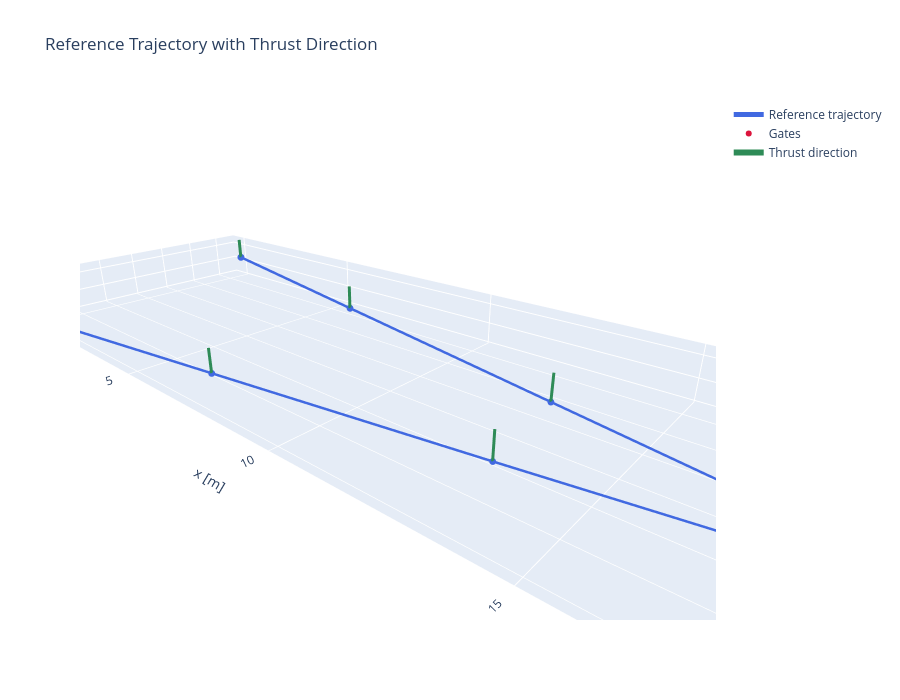

Write notebook code for a chart like this one.
### Code cell
import plotly.graph_objects as go

trajectory_states = np.asarray(reference_trajectory["x"], dtype=float)
positions = trajectory_states[:, 0:3]
quaternions = trajectory_states[:, 6:10]


def quaternion_to_rotation_matrix(q: np.ndarray) -> np.ndarray:
    qw, qx, qy, qz = q / np.linalg.norm(q)
    return np.array(
        [
            [1.0 - 2.0 * (qy * qy + qz * qz), 2.0 * (qx * qy - qw * qz), 2.0 * (qx * qz + qw * qy)],
            [2.0 * (qx * qy + qw * qz), 1.0 - 2.0 * (qx * qx + qz * qz), 2.0 * (qy * qz - qw * qx)],
            [2.0 * (qx * qz - qw * qy), 2.0 * (qy * qz + qw * qx), 1.0 - 2.0 * (qx * qx + qy * qy)],
        ],
        dtype=float,
    )


thrust_body = np.array([0.0, 0.0, 1.0], dtype=float)
thrust_directions = np.array([
    quaternion_to_rotation_matrix(q) @ thrust_body for q in quaternions
])

num_vectors = min(12, len(positions))
vector_indices = np.unique(np.linspace(0, len(positions) - 1, num_vectors, dtype=int))
span = np.ptp(positions, axis=0)
vector_scale = max(float(np.max(span)) * 0.03, 0.08)

fig = go.Figure()

fig.add_trace(
    go.Scatter3d(
        x=positions[:, 0],
        y=positions[:, 1],
        z=positions[:, 2],
        mode="lines+markers",
        name="Reference trajectory",
        line=dict(color="royalblue", width=5),
        marker=dict(size=4),
    )
)

fig.add_trace(
    go.Scatter3d(
        x=gates[:2, 0],
        y=gates[:2, 1],
        z=gates[:2, 2],
        mode="markers",
        name="Gates",
        marker=dict(size=6, color="crimson"),
    )
)

for i, idx in enumerate(vector_indices):
    start = positions[idx]
    end = start + vector_scale * thrust_directions[idx]
    fig.add_trace(
        go.Scatter3d(
            x=[start[0], end[0]],
            y=[start[1], end[1]],
            z=[start[2], end[2]],
            mode="lines",
            name="Thrust direction" if i == 0 else None,
            showlegend=(i == 0),
            line=dict(color="seagreen", width=6),
        )
    )

fig.update_layout(
    title="Reference Trajectory with Thrust Direction",
    scene=dict(
        xaxis_title="x [m]",
        yaxis_title="y [m]",
        zaxis_title="z [m]",
        aspectmode="data",
        camera=dict(eye=dict(x=1.4, y=-1.6, z=0.9)),
    ),
    width=900,
    height=700,
)

fig.show()

### Figure 1 — Plotly figure (JSON) as saved in the notebook; plotly's stock layout.template omitted (floating-point values rounded to 4 significant figures)
{"data": [{"line": {"color": "royalblue", "width": 5}, "marker": {"size": 4}, "mode": "lines+markers", "name": "Reference trajectory", "type": "scatter3d", "x": [0, 6.706, 13.41, 19.88, 13.26, 6.628, 0], "y": [0, 0.8382, 1.676, 2.523, 3.849, 5.174, 6.5], "z": [0, 0.1341, 0.2682, 0.4012, 0.4674, 0.5337, 0.6]}, {"marker": {"color": "crimson", "size": 6}, "mode": "markers", "name": "Gates", "type": "scatter3d", "x": [0, 20], "y": [0, 2.5], "z": [0, 0.4]}, {"line": {"color": "seagreen", "width": 6}, "mode": "lines", "name": "Thrust direction", "showlegend": true, "type": "scatter3d", "x": [0, 0], "y": [0, 0], "z": [0, 0.5965]}, {"line": {"color": "seagreen", "width": 6}, "mode": "lines", "showlegend": false, "type": "scatter3d", "x": [6.706, 6.706], "y": [0.8382, 0.8382], "z": [0.1341, 0.7306]}, {"line": {"color": "seagreen", "width": 6}, "mode": "lines", "showlegend": false, "type": "scatter3d", "x": [13.41, 13.41], "y": [1.676, 1.676], "z": [0.2682, 0.8647]}, {"line": {"color": "seagreen", "width": 6}, "mode": "lines", "showlegend": false, "type": "scatter3d", "x": [19.88, 19.88], "y": [2.523, 2.523], "z": [0.4012, 0.9977]}, {"line": {"color": "seagreen", "width": 6}, "mode": "lines", "showlegend": false, "type": "scatter3d", "x": [13.26, 13.26], "y": [3.849, 3.849], "z": [0.4674, 1.064]}, {"line": {"color": "seagreen", "width": 6}, "mode": "lines", "showlegend": false, "type": "scatter3d", "x": [6.628, 6.628], "y": [5.174, 5.174], "z": [0.5337, 1.13]}, {"line": {"color": "seagreen", "width": 6}, "mode": "lines", "showlegend": false, "type": "scatter3d", "x": [0, 0], "y": [6.5, 6.5], "z": [0.6, 1.197]}], "layout": {"height": 700, "scene": {"aspectmode": "data", "camera": {"eye": {"x": 1.4, "y": -1.6, "z": 0.9}}, "xaxis": {"title": {"text": "x [m]"}}, "yaxis": {"title": {"text": "y [m]"}}, "zaxis": {"title": {"text": "z [m]"}}}, "title": {"text": "Reference Trajectory with Thrust Direction"}, "width": 900}}
